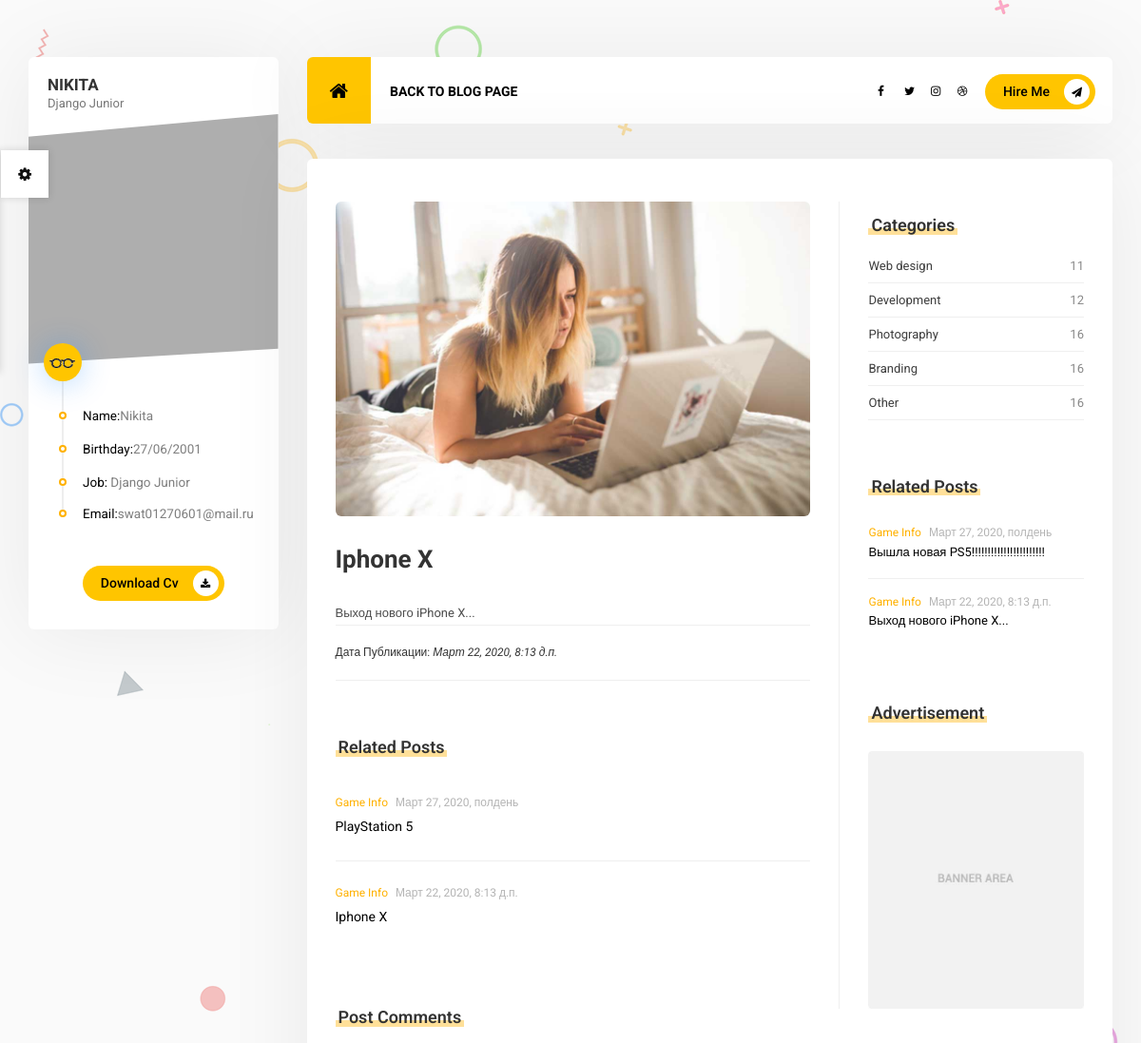
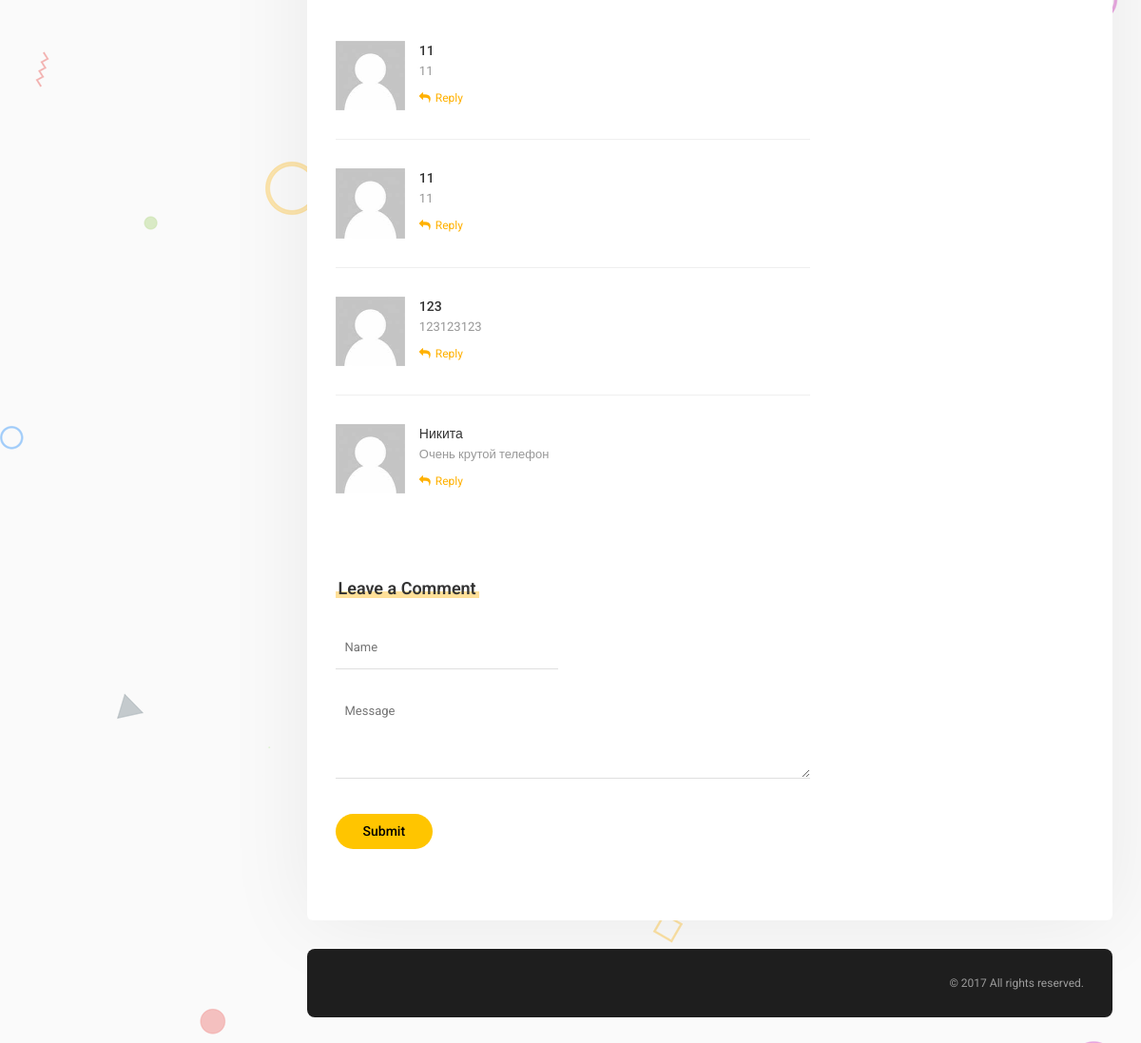
/Post1/, run on the app's committed database (2 pictures, top to bottom).
### hello/apps/articles/models.py (models this page shows, shortened)
class Article(models.Model):
	article_title = models.CharField('Название статьи', max_length = 200)
	article_text = models.TextField('Текст статьи')
	pub_date = models.DateTimeField('Дата публикации')
	class Meta:
		verbose_name = 'Статья'
		verbose_name_plural='Статьи'

class Comment(models.Model):
	article = models.ForeignKey(Article, on_delete = models.CASCADE)
	author_name = models.CharField('Имя автора', max_length = 50)
	comment_text = models.TextField('Текст комментария', max_length = 200)
	class Meta:
		verbose_name = 'Комментарий'
		verbose_name_plural='Комментарии'

### hello/apps/articles/views.py (the view)
# urls.py: path('Post<int:article_id>/', views.blog, name = 'blog'),
def blog(request, article_id):
	try:
		a=Article.objects.get (id = article_id)
	except:
		raise Http404(" Статься не найдена!")
	latest_comments_list = a.comment_set.order_by('-id')[:10]
	latest_articles_list = Article.objects.order_by('-pub_date')[:3]
	return render(request, 'articles/blog.html', {'article':a, 'latest_comments_list':latest_comments_list, 'latest_articles_list': latest_articles_list})

### hello/templates/articles/blog.html (shortened to what this page needs)
{% extends 'blog-1.html' %}
{% load static %}
{% block content_top %} {{article.article_title}} {% endblock %}
{% block content %} {{article.article_text}}
{% endblock %}
{% block comments %}
{% if latest_comments_list %}
	{% for c in latest_comments_list %}
        <li>
            <div class="row">
                <div class="col-md-2 col-sm-2 col-xs-3 person-img">
                    <img src="{% static 'images/person.jpg' %}" alt="">
                </div>
                <div class="col-md-10 col-sm-10 col-xs-9 comment-content">
                    <div class="name">{{c.author_name}}</div>
                    <p>{{c.comment_text}}</p>
                    <a href="#"><i class="fa fa-reply" aria-hidden="true"></i>Reply</a>
                </div>
            </div>
        </li>
	{% endfor %}
{% endif %}
{% endblock %}
{% block pub_date %} <em> {{article.pub_date}} </em> {% endblock %}
{% block posts1 %}
    {% if latest_articles_list %}
        {% for a in latest_articles_list %}
            <li>
                <a href="{% url 'articles:blog' a.id %}">
                    <div class="info">Game Info <span>{{a.pub_date}}</span></div>
                    <p class="little-text">{{a.article_text}}</p>
                </a>
            </li>
        {% endfor %}
    {% else %}
        Статьи не найдены
    {% endif %}
{% endblock %}
{% block newblog %}
    {% if latest_articles_list %}
        {% for a in latest_articles_list %}
            <li>
                <a href="{% url 'articles:blog' a.id %}">
                    <div class="info">Game Info <span>{{a.pub_date}}</span></div>
                    <p class="little-text">{{a.article_title}}</p>
                </a>
            </li>
        {% endfor %}
    {% else %}
        Статьи не найдены
    {% endif %}
{% endblock %}

### hello/templates/blog-1.html (shortened to what this page needs)
<!doctype html>
<html lang="en">
<head>
{% load static %}
<link rel="stylesheet" href="{% static 'css/bootstrap.css' %}"/>
<link rel="stylesheet" href="{% static 'css/reset.css' %}"/>
<link rel="stylesheet" href="{% static 'cubeportfolio/css/cubeportfolio.min.css' %}"/>
<link rel="stylesheet" href="{% static 'css/style.css' %}"/>
<link rel="stylesheet" href="{% static 'css/colors/yellow.css' %}" id="color" />
<link rel="stylesheet" href="{% static 'icon-fonts/font-awesome-4.7.0/css/font-awesome.min.css' %}"/>
<link rel="stylesheet" href="{% static 'icon-fonts/web-design/flaticon.css' %}" />
</head>
<body>
<div class="wrapper top_60 container">
<div class="row">
<div class="col-lg-3 col-md-4">
    <div class="profile">
        <div class="profile-name">
            <span class="name">Nikita</span><br>
            <span class="job">Django Junior</span>
        </div>
        <figure class="profile-image">
            <img src="{% static 'images/profile.jpg' %}" alt="">
        </figure>
        <ul class="profile-information">
            <li><img src="{% static 'images/glasses.png' %}" alt=""></li>
            <li><p><span>Name:</span>Nikita</p></li>
            <li><p><span>Birthday:</span>27/06/2001</p></li>
            <li><p><span>Job:</span> Django Junior</p></li>
            <li><p><span>Email:</span>swat01270601@mail.ru</p></li>
        </ul>
        <div class="col-md-12">
            <button class="site-btn icon">Download Cv <i class="fa fa-download" aria-hidden="true"></i></button>
        </div>
    </div>
</div>
<div id="ajax-tab-container" class="col-lg-9 col-md-8 tab-container">
<div class="row">
    <header class="col-md-12">
        <nav>
            <div class="row">
                <div class="col-md-8 col-sm-8 col-xs-4">
                    <ul class="tabs">
                        <li class="tab">
                            <a class="home-btn" href="javascript:history.back()"><i class="fa fa-home" aria-hidden="true"></i></a>
                        </li>
                        <li class="tab"><a href="javascript:history.back()">BACK TO BLOG PAGE</a></li>
                    </ul>
                </div>
                <div class="col-md-4 col-sm-4 col-xs-8 dynamic">
                    <button class="pull-right site-btn icon hidden-xs">Hire Me <i class="fa fa-paper-plane" aria-hidden="true"></i></button>
                    <div class="hidden-md social-icons pull-right">
                        <a class="fb" href="#"><i class="fa fa-facebook" aria-hidden="true"></i></a>
                        <a class="tw" href="#"><i class="fa fa-twitter" aria-hidden="true"></i></a>
                        <a class="ins" href="#"><i class="fa fa-instagram" aria-hidden="true"></i></a>
                        <a class="dr" href="#"><i class="fa fa-dribbble" aria-hidden="true"></i></a>
                    </div>
                </div>
            </div>
        </nav>
    </header>
</div>
<div id="content" class="panel-container col-md-12">
    <div id="blog-post">
        <div class="row">
            <div class="col-md-8 post">
                <div class="blog-image">
                    <img src="{% static 'images/blogs/blog-1.jpg' %}" alt="">
                </div>
                <div class="post-content">
                    <h1 class="blog-title bottom_30 top_30">{% block content_top %}Doing business like this takes much more effort than doing your own business {% endblock %}</h1>
                    <p>{% block content %}{% endblock %}</p>
                </div>
                 <div class="tags">
                    <span>Дата Публикации: {% block pub_date %} {% endblock %}</span>
                 </div>
                <div class="post-list">
                    <div class="section-title bottom_15 top_60"><span></span><h2>Related Posts</h2></div>
                    <ul>
                    	{% block newblog %}
                        {% endblock %}
                    </ul>
                </div>
                <div class="post-comment">
                    <div class="section-title bottom_30 top_60"><span></span><h2>Post Comments</h2></div>
                    <ul>
                        {% block comments %}{% endblock %}
                    </ul>
                </div>
                <div class="leave-comment">
                    <div class="section-title bottom_30 top_60"><span></span><h2>Leave a Comment</h2></div>
                    <form class="site-form" action="{%url 'articles:leave_comment' article.id %}" method="POST">
                        <div class="row">
                            <div class="col-md-6">
                                <input class="site-input" type="input" name="name" placeholder="Name">
                            </div>
                            <div class="col-md-12">
                                <textarea class="site-area" name="text" placeholder="Message"></textarea>
                            </div>
                            <div class="col-md-12 top_15 bottom_30">
                                <button class="site-btn" type="submit">Submit</button>
                            </div>
                        </div>
                    </form>
                </div>
            </div>
            <div class="col-md-4 blog-sidebar">
                <div class="category">
                    <div class="section-title bottom_15 top_15"><span></span><h3>Categories</h3></div>
                    <ul class="category-list">
                        <li><a href="#">Web design</a><span>11</span></li>
                        <li><a href="#">Development</a><span>12</span></li>
                        <li><a href="#">Photography</a><span>16</span></li>
                        <li><a href="#">Branding</a><span>16</span></li>
                        <li><a href="#">Other</a><span>16</span></li>
                    </ul>
                </div>
                <div class="post-list">
                    <div class="section-title bottom_15 top_60"><span></span><h3>Related Posts</h3></div>
                    <ul>
                        {% block posts1 %}
                        {% endblock %}
                    </ul>
                </div>
                <div class="advertisement">
                    <div class="section-title bottom_30 top_60"><span></span><h3>Advertisement</h3></div>
                    <img src="{% static 'images/image.jpg' %}" alt="">
                </div>
            </div>
        </div>
    </div>
</div>
<footer>
    <div class="footer col-md-12 top_30 bottom_30">
        <div class="name col-md-4 hidden-md hidden-sm hidden-xs"></div>
        <div class="copyright col-md-8">© 2017 All rights reserved. </div>
    </div>
</footer>
</div>
</div>
</div>
<link rel="stylesheet" href="{% static 'css/Demo.min.css' %}" />
</body>
</html>

### hello/static/css/colors/yellow.css (style rules this page uses)
header nav a.home-btn, .estate figure .imgout .price, .site-btn, .timeline li:first-child i, nav ul li a:after, .owl-theme .owl-controls .owl-page span, .skill-list .progress .percentage, ul.profile-information li:first-child:before { background: #ffc500 !important; }
ul.profile-information li:before { border-color: #ffc500; }
.site-btn:hover, header nav a.home-btn:hover, .section-title span { background-color: #ffb100 !important; }
.site-btn, header nav a.home-btn i, ul.profile-information li:first-child:before, #blog .blog-box .date span, #blog .blog-box .date span, .timeline li:first-child i, .cbp-l-loadMore-link.site-btn { color:#000 !important; }
.timeline li:before, ul.profile-information li:before { border-color: #ffb100 !important; }
.tab.active a, #blog-post .post-list ul li a, #blog-post .post-comment ul li .comment-content a { color: #ffb100; }
ul.profile-information li:first-child:after { background: url(../../images/glasses.png) no-repeat; background-size: 27px 10px; }

### data on the page
Article: article_title "Iphone X", article_text "Выход нового iPhone X...", pub_date "Март 22, 2020, 8:13 д.п."
Article: pub_date "Март 27, 2020, полдень", article_title "PlayStation 5", article_text "Вышла новая PS5!!!!!!!!!!!!!!!!!!!!!!!"
Comment: author_name "11", comment_text "11"
Comment: author_name "11", comment_text "11"
Comment: author_name "123", comment_text "123123123"
Comment: author_name "Никита", comment_text "Очень крутой телефон"
